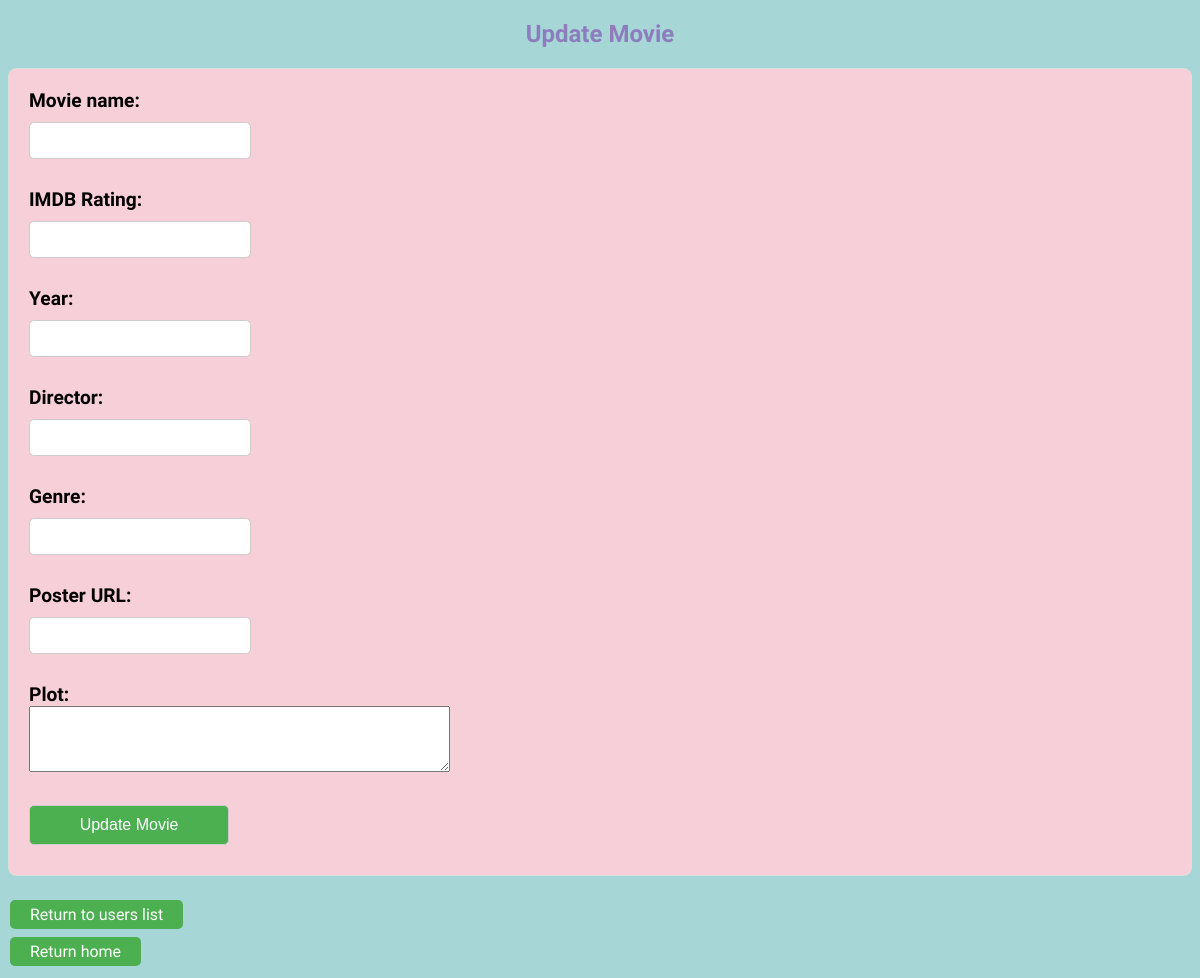
Before: /users/6/update_movie/6 with the older database file.
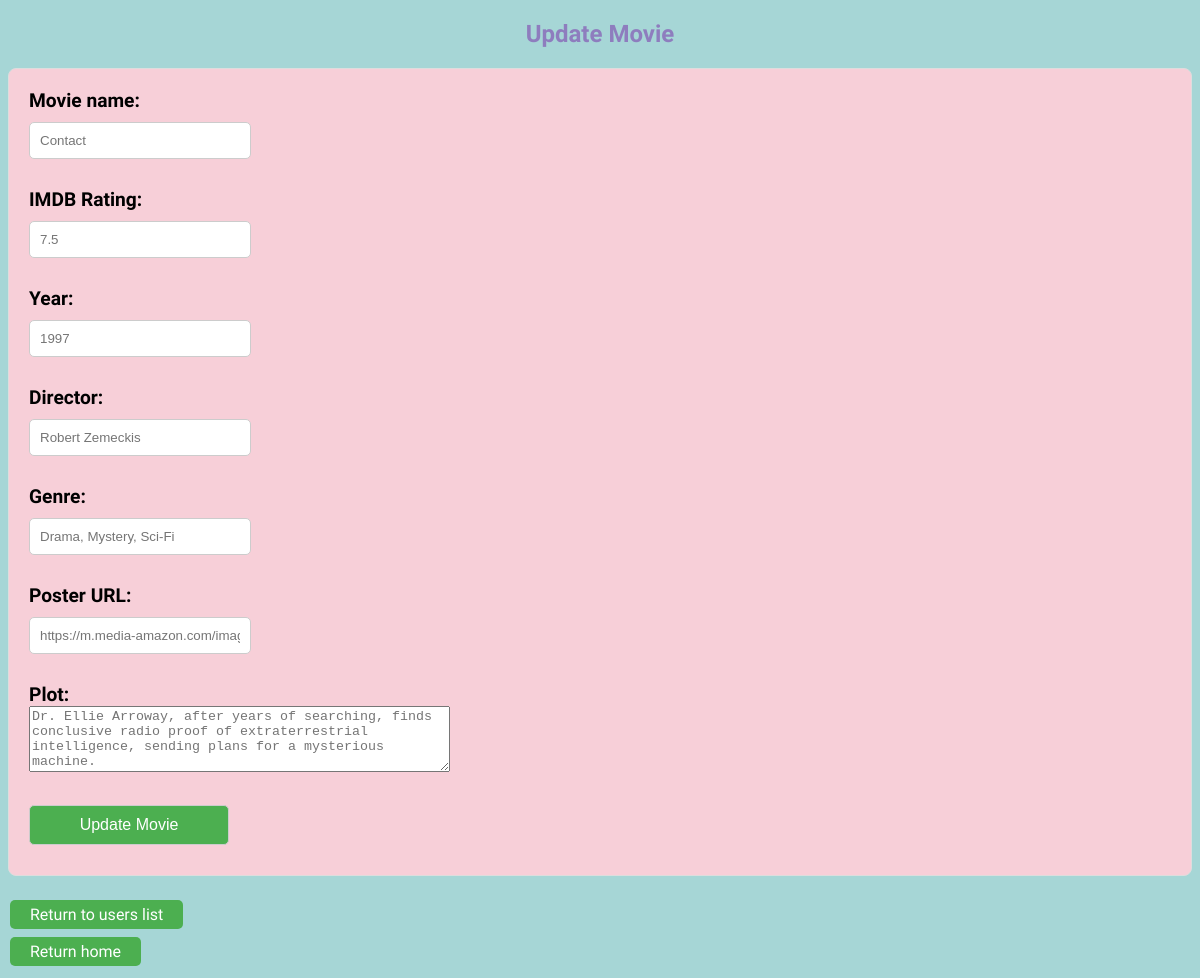
After: the same page with the newer database file.
### data_models.py (models this page shows, shortened)
class Movie(db.Model): # pylint: disable=too-few-public-methods
    __tablename__ = 'movies'
    movie_id = db.Column(db.Integer, primary_key=True, autoincrement=True)
    movie_name = db.Column(db.String, nullable=False)
    rating = db.Column(db.Float)
    year = db.Column(db.Integer)
    director = db.Column(db.String)
    genre = db.Column(db.String)
    poster_url = db.Column(db.String)
    plot = db.Column(db.String)
    user_movies = db.relationship('UserMovie', backref='movie_relation')

### app_ssr.py (the view, shortened to what this page needs)
@app.route('/users/<int:user_id>/update_movie/<int:movie_id>', methods=['GET', 'POST'])
def update_movie(user_id, movie_id):
    movie = data_manager.get_movie(movie_id)
    return render_template('update_movie.html',
                            user_id=user_id,
                            movie_id=movie_id,
                            movie=movie)

### datamanager/data_manager_sqlite.py (called while the page is built)
    def get_movie(self, movie_id: int) -> Movie:
        movie = Movie.query.filter_by(movie_id=movie_id).first()
        return movie

### templates/update_movie.html (shortened to what this page needs)
<!DOCTYPE html>
<html lang="en">
<head>
    <link rel="stylesheet" type="text/css" href="{{ url_for('static', filename='style.css') }}">
</head>
<body>
    <h2>Update Movie</h2>
    <div class="form" id="Form">
        <form action="/users/{{ user_id }}/update_movie/{{ movie_id }}" method="POST">
            <label for="movie_name"><h3>Movie name:</h3></label>
            <input type="text" id="movie_name" name="rating" placeholder="{{ movie.movie_name }}" minlength="1" maxlength="50"><br><br>
            <label for="rating"><h3>IMDB Rating:</h3></label>
            <input type="number" id="rating" name="rating" placeholder="{{ movie.rating }}" min="0" max="10" step="0.1"><br><br>
            <label for="year"><h3>Year:</h3></label>
            <input type="number" id="year" name="year" placeholder="{{ movie.year }}" min="1895" max="2030" minlength="4" maxlength="4"><br><br>
            <label for="director"><h3>Director:</h3></label>
            <input type="text" id="director" name="director" placeholder="{{ movie.director }}" minlength="5" maxlength="50"><br><br>
            <label for="genre"><h3>Genre:</h3></label>
            <input type="text" id="genre" name="genre" placeholder="{{ movie.genre }}" minlength="5" maxlength="50"><br><br>
            <label for="poster_url"><h3>Poster URL:</h3></label>
            <input type="url" id="poster_url" name="poster_url" placeholder="{{ movie.poster_url }}" minlength="20" maxlength="180"><br><br>
            <label for="plot"><h3>Plot:</h3></label>
            <textarea id="plot" name="plot" rows="4" cols="50" placeholder="{{ movie.plot }}" minlength="20" maxlength="500"></textarea><br><br>
            <input type="submit" value="Update Movie" class="button">
        </form>
    </div>
    <div id="links">
        <a href="/users" class="button">Return to users list</a><br>
        <a href="/" class="button">Return home</a><br>
    </div>
</body>
</html>

### _static/style.css (style rules this page uses)
body { background: #A6D6D6; color: black; font-family: National Park; }
h2 { text-align: center; color: #8E7DBE; }
h3 { margin: 0; text-align: left; font-size: 1.2em; color: #000000; }
.button { background-color: #4CAF50; border: none; color: white; padding: 5px 20px; text-align: center; text-decoration: none; display: inline-block; font-size: 16px; margin: 4px 2px; cursor: pointer; border-radius: 5px; }
.form { background-color: #F7CFD8; border: 1px solid #DDD; padding: 20px; margin-bottom: 20px; border-radius: 8px; }
.form input { margin: 10px 0; width: 200px; padding: 10px; border: 1px solid #ccc; border-radius: 5px; }

Changed rows visible on the page:
added Movie: rating "Contact", rating "7.5", year "1997", director "Robert Zemeckis", genre "Drama, Mystery, Sci-Fi", poster_url "https://m.media-amazon.com/images/M/MV5BM2JiYmE1Y2UtNDQ3YS00YTZhLTk5MzAtYzEzMzIyNTM4OTRlXkEyXkFqcGc@._V1_SX300.jpg", plot "Dr. Ellie Arroway, after years of searching, finds conclusive radio proof of extraterrestrial intelligence, sending plans for a mysterious machine."
